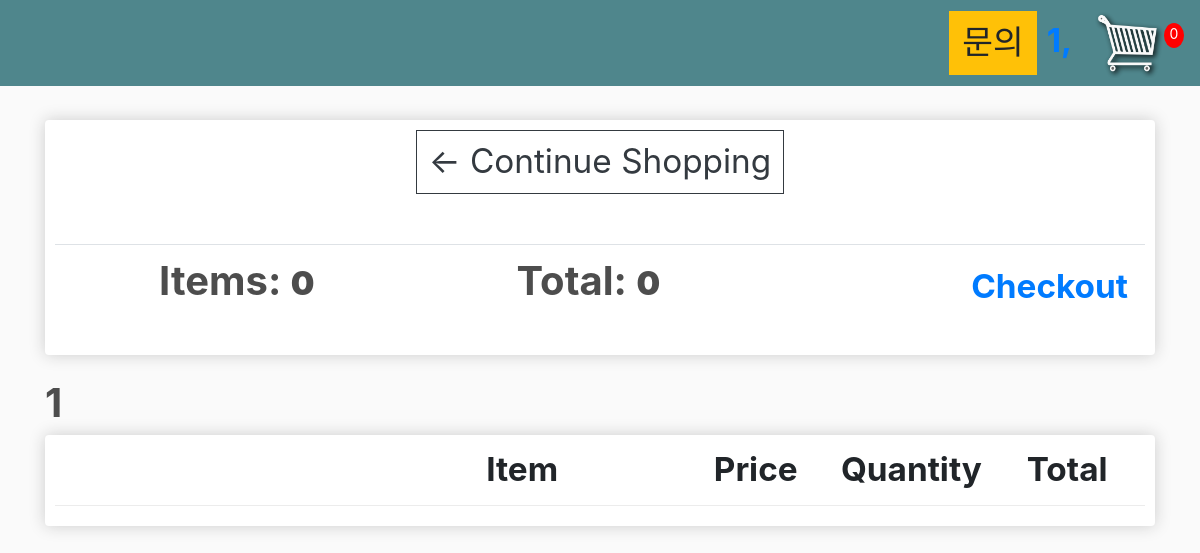
Page /1/cart/ on the earlier database version.
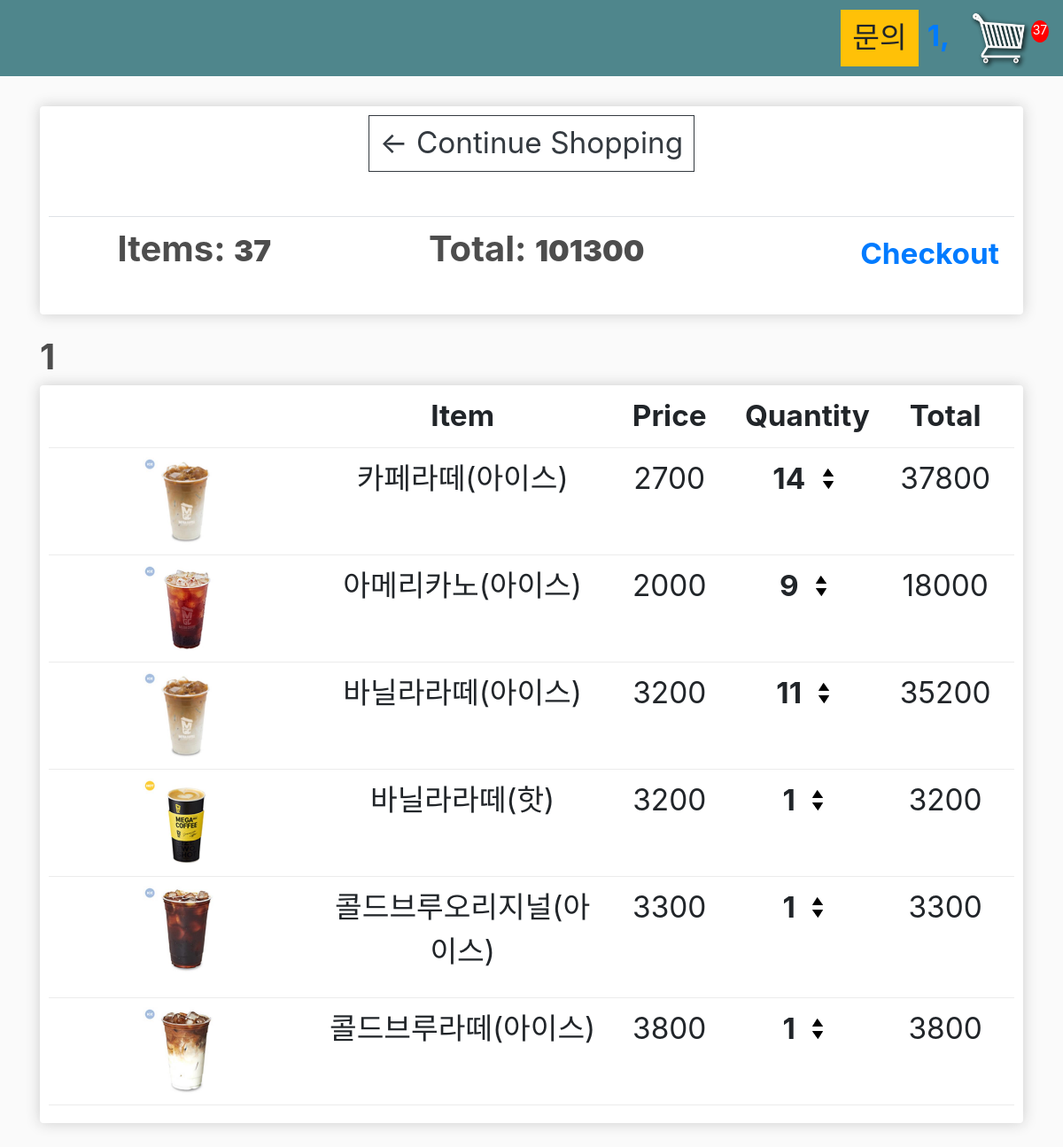
Same page on the later database version.
### kiosk/models.py (models this page shows, shortened)
class Order(models.Model):
    table = models.ForeignKey(Table, on_delete=models.SET_NULL,null=True, blank=True)
    date_ordered = models.DateTimeField(auto_now_add=True)
    order_complete = models.BooleanField(default=False)
    serve_complete = models.BooleanField(default=False)
    transaction_id = models.CharField(max_length=100, null=True)
    @property
    def get_cart_total(self):
        orderitems = self.orderitem_set.all()
        total = sum([item.get_total for item in orderitems])
        return total
    @property
    def get_cart_items(self):
        orderitems = self.orderitem_set.all()
        total = sum([item.quantity for item in orderitems])
        return total

class Table(models.Model):
    name = models.CharField(max_length=200, null=True, blank=True)
    company = models.ForeignKey(Company, on_delete=models.SET_NULL,null=True, blank=True)
    def __str__(self):
        return self.name

class OrderItem(models.Model):
    table = models.ForeignKey(Table, on_delete=models.SET_NULL,null=True, blank=True)
    product = models.ForeignKey(Product, on_delete=models.SET_NULL,null=True, blank=True)
    order = models.ForeignKey(Order, on_delete=models.SET_NULL,null=True, blank=True)
    quantity = models.IntegerField(default=0, null=True, blank=True)
    date_added = models.DateTimeField(auto_now_add=True)
    @property
    def get_total(self):
        total = self.product.price * self.quantity
        return total

class Product(models.Model):
    name = models.CharField(max_length=200, null=True, blank=True)
    price = models.IntegerField(default=0)
    image = models.ImageField(null=True, blank=True)
    company = models.ForeignKey(Company, on_delete=models.SET_NULL,null=True, blank=True)
    @property
    def imageURL(self):
        try:
            url = self.image.url
        except:
            url=''
        return url

### kiosk/views.py (the view)
# urls.py: path('cart/', views.cart, name="cart"),
def cart(request, table=2):
    table =Table.objects.get(id=table)
    order,created= Order.objects.get_or_create(table=table, order_complete=False)
    items = order.orderitem_set.all()
    cartItems = order.get_cart_items
    context={'order':order, "items":items, "table":table, 'cartItems':cartItems}
    return render(request, 'store/cart.html', context)

### kiosk/templates/store/cart.html
{% extends 'store/main.html' %}
{% load static %}
{% block content %}
<div class="row">
    <div class="col-lg-12">
        <div class="box-element">
            <a class='btn btn-outline-dark' href="{% url 'store' %}">&#x2190; Continue Shopping</a>
            <br>
            <br>
            <table class="table">
                <tr>
                    <th><h5>Items: <strong>{{order.get_cart_items}}</strong></h5></th>
                    <th><h5>Total: <strong>{{order.get_cart_total}}</strong></h5></th>
                    <th>
                        <a style="float:right;margin: 5px;" href="{% url 'checkout' table %}">Checkout</a>
                    </th>
                </tr>
            </table>
        </div>
        <br>
        <h1>{{table}}</h1>
        <div class="box-element">
            <div class="cart-row">
                <div style="flex:2"></div>
                <div style="flex:2"><strong>Item</strong></div>
                <div style="flex:1"><strong>Price</strong></div>
                <div style="flex:1"><strong>Quantity</strong></div>
                <div style="flex:1"><strong>Total</strong></div>
            </div>
            {% for item in items %}
            <div class="cart-row">
                <div style="flex:2"><img class="row-image" src="{{item.product.imageURL}}"></div>
                <div style="flex:2" font-size><p>{{item.product.name}}</p></div>
                <div style="flex:1"><p>{{item.product.price}}</p></div>
                <div style="flex:1">
                    <p class="quantity">{{item.quantity}}</p>
                    <div class="quantity">
                        <img data-product={{item.product.id}} data-table={{table}} data-action="add"  class="chg-quantity update-cart" src="{% static  'images/arrow-up.png' %}">
                        <img data-product={{item.product.id}} data-table={{table}} data-action="remove"  class="chg-quantity update-cart" src="{% static  'images/arrow-down.png' %}">
                    </div>
                </div>
                <div style="flex:1"><p>{{item.get_total}}</p></div>
            </div>
            {% endfor %}
        </div>
    </div>
</div>
{% endblock content %}

### kiosk/templates/store/main.html (shortened to what this page needs)
<!DOCTYPE html>
{% load static %}
<html lang="en">
<head>
    <link rel="stylesheet" href="https://stackpath.bootstrapcdn.com/bootstrap/4.4.1/css/bootstrap.min.css"
>
    <link rel="stylesheet" type="text/css" href="{% static 'css/main.css' %}">
</head>
<body>
    <nav class="navbar navbar-expand-lg navbar-dark bg-dark">
        <div class="collapse navbar-collapse" id="navbarSupportedContent">
            <div class="form-inline my-2 my-lg-0">
                <a href="{% url 'board' %}" class="btn btn-warning">문의</a>
                <a href="{% url 'cart_process' table  %}"> {{table}},
                    <img id="cart-icon" width=30px src="{% static 'images/cart.png' %}"></a>
                <p id="cart-total">{{cartItems}}</p>
            </div>
        </div>
    </nav>
    <div class="container">
        <br>
        {% block content %}
        {% endblock content %}
    </div>
</body>
</html>

### static/css/main.css (style rules this page uses)
body { background-color: hsl(0, 0%, 98%); }
h1,h2,h3,h4,h5,h6 { color:hsl(0, 0%, 30%); }
.box-element { box-shadow:hsl(0, 0%, 80%) 0 0 16px; background-color: #fff; border-radius: 4px; padding: 10px; font-size:25pt; text-align: center; }
.box-element strong { font-size:25pt; text-align: center; }
.btn { border-radius: 0; font-size: 25pt; text-align: center; margin-inline: 10px; }
.bg-dark { background-color: #4f868c!important; }
#cart-icon { width:70px; display: inline-block; margin-left: 15px; }
#cart-total { display: block; text-align: center; color:#fff; background-color: red; width: 20px; height: 25px; border-radius: 50%; font-size: 14px; }
.col-lg-4, .col-lg-6, .col-lg-8, .col-lg-12 { margin-top: 10px; margin-bottom: 50px; }
.row-image { width: 100px; }
.cart-row { display: flex; align-items: flex-stretch; padding-bottom: 10px; margin-bottom: 10px; border-bottom: 1px solid #ececec; }
.quantity { display: inline-block; font-weight: 700; padding-right:10px; }
.chg-quantity { width: 12px; cursor: pointer; display: block; margin-top: 5px; transition:.1s; }
a { text-decoration: none; text-align: center; font-size: 25pt; font-weight: bold; }
h1, h2, h3, h4, h5, h6 { color: hsl(0, 0%, 30%); font-size: 30pt; font-weight: bold; }
div { display: block; }

Differences in the rows shown:
changed Order: get_cart_items "0" → "37"; get_cart_total "0" → "101300"
added OrderItem: product.imageURL (picture), product.name "카페라떼(아이스)", product.price "2700", quantity "14", get_total "37800"
added OrderItem: product.imageURL (picture), product.name "아메리카노(아이스)", product.price "2000", quantity "9", get_total "18000"
added OrderItem: product.imageURL (picture), product.name "바닐라라떼(아이스)", product.price "3200", quantity "11", get_total "35200"
added OrderItem: product.imageURL (picture), product.name "바닐라라떼(핫)", product.price "3200", quantity "1", get_total "3200"
added OrderItem: product.imageURL (picture), product.name "콜드브루오리지널(아이스)", product.price "3300", quantity "1", get_total "3300"
added OrderItem: product.imageURL (picture), product.name "콜드브루라떼(아이스)", product.price "3800", quantity "1", get_total "3800"
Other differences:
{{ cartItems }}: "0" → "37"
